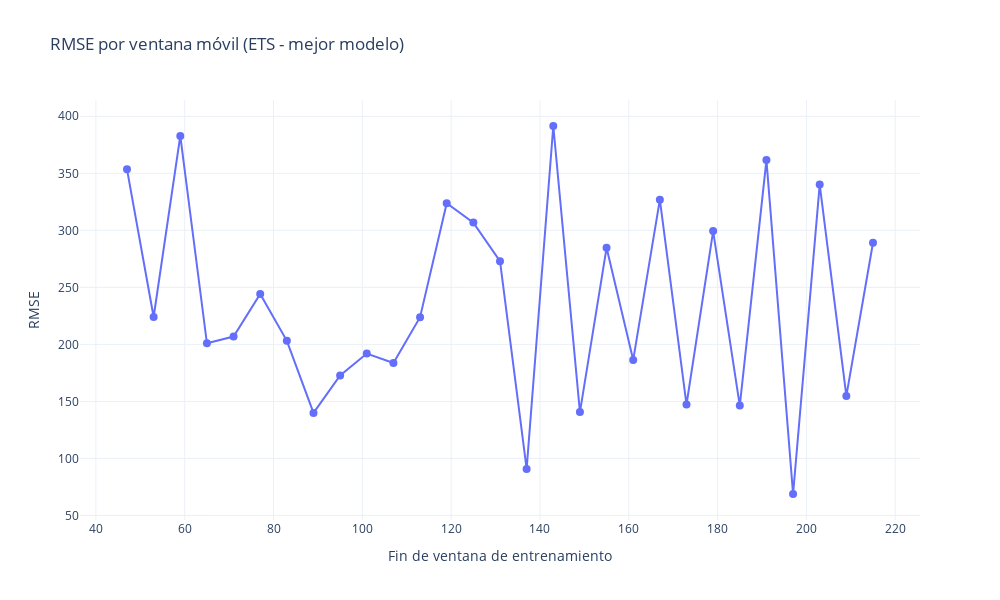

The notebook cell this image was saved under:
### Code cell
plot_ets_rmse_interactive(
    results_df=ets_results,
    html_path=os.path.join(html_dir, "ets_rmse.html"),
    png_path=os.path.join(png_dir, "ets_rmse.png")
)

### Figure 1 — Plotly figure (JSON) as saved in the notebook; plotly's stock layout.template omitted (floating-point values rounded to 4 significant figures)
{"data": [{"line": {"width": 2}, "marker": {"size": 8}, "mode": "lines+markers", "name": "RMSE", "type": "scatter", "x": [47, 53, 59, 65, 71, 77, 83, 89, 95, 101, 107, 113, 119, 125, 131, 137, 143, 149, 155, 161, 167, 173, 179, 185, 191, 197, 203, 209, 215], "y": [353.5, 224.0, 382.8, 200.9, 206.9, 244.2, 203.1, 139.9, 172.8, 192.0, 183.6, 223.9, 323.8, 306.8, 272.9, 90.8, 391.5, 140.7, 284.7, 186.3, 326.9, 147.3, 299.3, 146.3, 361.6, 68.81, 340.1, 154.8, 289.2]}], "layout": {"height": 600, "title": {"text": "RMSE por ventana móvil (ETS - mejor modelo)"}, "width": 1000, "xaxis": {"title": {"text": "Fin de ventana de entrenamiento"}}, "yaxis": {"title": {"text": "RMSE"}}}}
